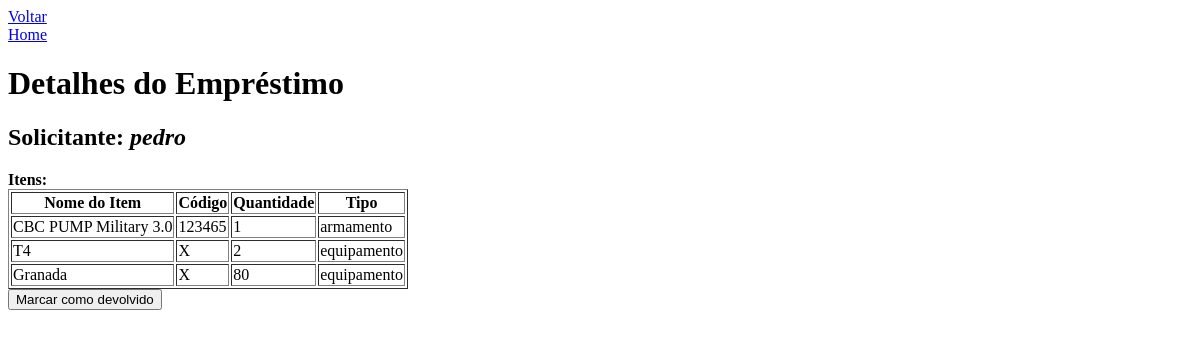
The app's page /verDetalhesEmprestimo.php?id=1757352650 (signed in), older data.
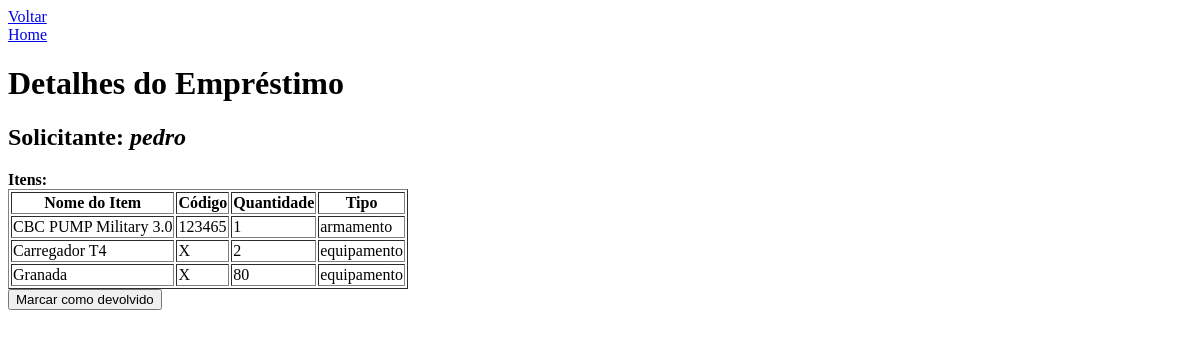
The same page, newer data.
### tables this page shows
CREATE TABLE IF NOT EXISTS `solicitacao_itens` (
  `id_solicitacao_itens` int NOT NULL AUTO_INCREMENT,
  `id_usuario` int NOT NULL,
  `motivo_solicitacao` text NOT NULL,
  `data_solicitacao` datetime NOT NULL,
  `data_devolucao_item` date NOT NULL,
  `data_devolucao_real_item` timestamp NOT NULL DEFAULT CURRENT_TIMESTAMP,
  `status_solicitacao` text NOT NULL,
  `observacao_item` varchar(600) NOT NULL,
  `id_item` int NOT NULL,
  `tipo_item` varchar(50) NOT NULL,
  `quantidade` int NOT NULL,
  `id_solicitacao` int DEFAULT NULL,
  PRIMARY KEY (`id_solicitacao_itens`),
  KEY `fk_id_usuario_solicitacao` (`id_usuario`)
);

CREATE TABLE IF NOT EXISTS `equipamentos` (
  `id_equipamento` int NOT NULL AUTO_INCREMENT,
  `nome_equipamento` varchar(255) NOT NULL,
  `tipo_equipamento` text NOT NULL,
  `quantidade_equipamento` int NOT NULL,
  `quantidade_disponivel_equipamento` int NOT NULL,
  `ultima_atualizacao_equipamento` datetime NOT NULL DEFAULT CURRENT_TIMESTAMP,
  `status_equipamento` int NOT NULL,
  PRIMARY KEY (`id_equipamento`)
);

### verDetalhesEmprestimo.php (the view, shortened to what this page needs)
<?php
include("conecta.php");
$id_solicitacao = $_GET['id'] ?? null;
$sql_itens = "SELECT * FROM solicitacao_itens WHERE id_solicitacao = $id_solicitacao";
$result_itens = mysqli_query($conexao, $sql_itens);
$item_exemplo = mysqli_fetch_assoc($result_itens);
$id_usuario_solicitante = $item_exemplo['id_usuario'];
$sql_usuario = "SELECT nome_usuario FROM usuarios WHERE id_usuario = $id_usuario_solicitante";
$result_usuario = mysqli_query($conexao, $sql_usuario);
$usuario = mysqli_fetch_assoc($result_usuario);
$result_itens = mysqli_query($conexao, $sql_itens);
?>
<!DOCTYPE html>
<html lang="pt-br">
<head>
</head>
<body>
    <a href="homeQuarteleiro.php">Voltar</a><br>
    <a href="homeQuarteleiro.php">Home</a>
    <h1>Detalhes do Empréstimo</h1>
    <h2>Solicitante: <i><?= $usuario['nome_usuario'] ?></i></h2>
    <strong>Itens:</strong><br>
    <table border='1'>
        <tr>
            <th>Nome do Item</th>
            <th>Código</th>
            <th>Quantidade</th>
            <th>Tipo</th>
        </tr>
        <?php while($item = mysqli_fetch_assoc($result_itens)){
            if($item['tipo_item'] == 'armamento'){
                $sqlQtd = "SELECT quantidade FROM solicitacao_itens WHERE id_item = ".$item['id_item'];
                $resultQtd = mysqli_query($conexao, $sqlQtd);
                $detalheQtd = mysqli_fetch_assoc($resultQtd);
                $sql_det = "SELECT nome_armamento, codigo_armamento FROM armamentos WHERE id_armamento = ".$item['id_item'];
                $result_det = mysqli_query($conexao, $sql_det);
                $detalhe = mysqli_fetch_assoc($result_det);
            echo "<tr>
                <td> {$detalhe['nome_armamento']} </td>
                <td> {$detalhe['codigo_armamento']} </td>
                <td> {$detalheQtd['quantidade']} </td>
                <td> {$item['tipo_item']}</td>
            </tr>";
        } else {
            $sqlQtd = "SELECT quantidade FROM solicitacao_itens WHERE id_item = ".$item['id_item'];
                $resultQtd = mysqli_query($conexao, $sqlQtd);
                $detalheQtd = mysqli_fetch_assoc($resultQtd);
                $sql_det = "SELECT nome_equipamento FROM equipamentos WHERE id_equipamento = ".$item['id_item'];
                $result_det = mysqli_query($conexao, $sql_det);
                $detalhe = mysqli_fetch_assoc($result_det);
                echo "<tr>
                <td> {$detalhe['nome_equipamento']} </td>
                <td> X </td>
                <td> {$detalheQtd['quantidade']} </td>
                <td> {$item['tipo_item']}</td>
            </tr>";
            }
        }
        ?>
    </table>
    <form action="" method="get">
        <input type="submit" value="Marcar como devolvido">
    </form>
</body>
</html>

Row changes from the older to the newer data that the page shows:
changed solicitacao_itens: equipamentos.nome_equipamento "T4" → "Carregador T4"
